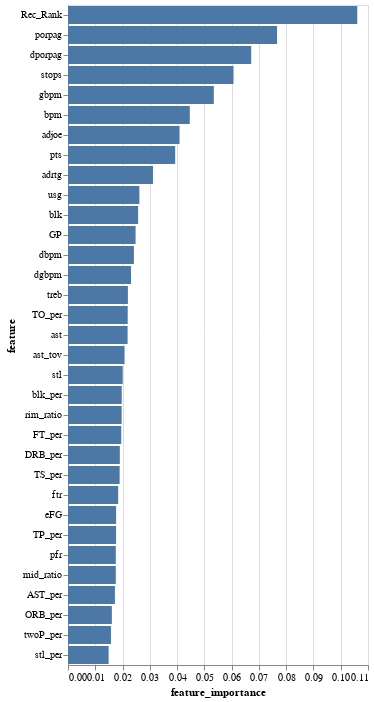

The notebook cell this image was saved under:
### Code cell
#Create a bar chart showing the features importance for the random tree model
alt.Chart(feat_imp_et_df).mark_bar().encode(
    x='feature_importance',
    y=alt.Y("feature", sort='-x'),
    tooltip=['feature','feature_importance'])

### Figure 1 — Vega-Lite specification as saved in the notebook (floating-point values rounded to 4 significant figures)
{"config": {"view": {"continuousWidth": 300, "continuousHeight": 300}}, "data": {"name": "data-767d265587022406e0d484e25470b36f"}, "mark": {"type": "bar"}, "encoding": {"tooltip": [{"field": "feature", "type": "nominal"}, {"field": "feature_importance", "type": "quantitative"}], "x": {"field": "feature_importance", "type": "quantitative"}, "y": {"field": "feature", "sort": "-x", "type": "nominal"}}, "$schema": "https://vega.github.io/schema/vega-lite/v5.20.1.json", "datasets": {"data-767d265587022406e0d484e25470b36f": [{"feature": "GP", "feature_importance": 0.02478}, {"feature": "usg", "feature_importance": 0.02617}, {"feature": "eFG", "feature_importance": 0.01764}, {"feature": "TS_per", "feature_importance": 0.01894}, {"feature": "ORB_per", "feature_importance": 0.01608}, {"feature": "DRB_per", "feature_importance": 0.01901}, {"feature": "AST_per", "feature_importance": 0.0172}, {"feature": "TO_per", "feature_importance": 0.02189}, {"feature": "FT_per", "feature_importance": 0.01951}, {"feature": "twoP_per", "feature_importance": 0.01575}, {"feature": "TP_per", "feature_importance": 0.01763}, {"feature": "blk_per", "feature_importance": 0.0197}, {"feature": "stl_per", "feature_importance": 0.01489}, {"feature": "ftr", "feature_importance": 0.01841}, {"feature": "porpag", "feature_importance": 0.07665}, {"feature": "adjoe", "feature_importance": 0.0409}, {"feature": "pfr", "feature_importance": 0.01753}, {"feature": "Rec_Rank", "feature_importance": 0.1061}, {"feature": "ast_tov", "feature_importance": 0.02074}, {"feature": "rim_ratio", "feature_importance": 0.01968}, {"feature": "mid_ratio", "feature_importance": 0.01753}, {"feature": "adrtg", "feature_importance": 0.03116}, {"feature": "dporpag", "feature_importance": 0.06718}, {"feature": "stops", "feature_importance": 0.06068}, {"feature": "bpm", "feature_importance": 0.04465}, {"feature": "dbpm", "feature_importance": 0.02417}, {"feature": "gbpm", "feature_importance": 0.05347}, {"feature": "dgbpm", "feature_importance": 0.0231}, {"feature": "treb", "feature_importance": 0.02196}, {"feature": "ast", "feature_importance": 0.02185}, {"feature": "stl", "feature_importance": 0.02006}, {"feature": "blk", "feature_importance": 0.02572}, {"feature": "pts", "feature_importance": 0.0393}]}}
